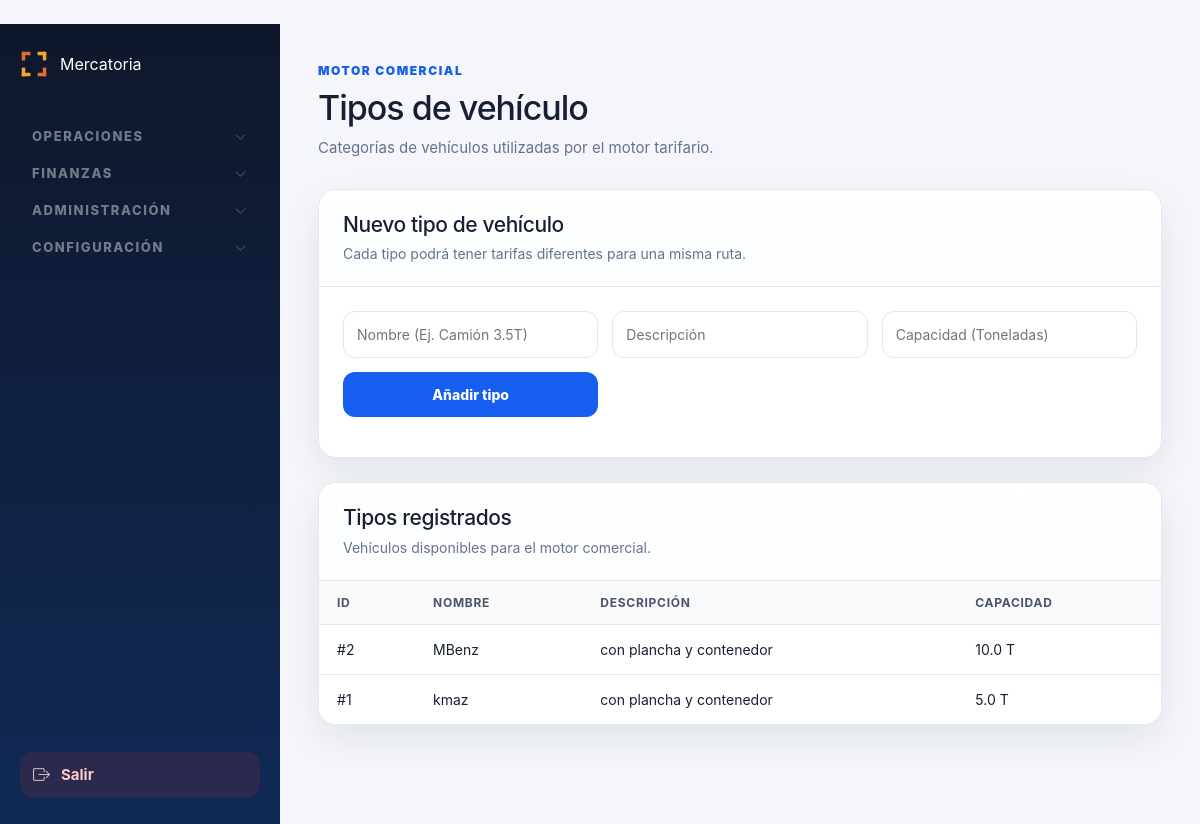
/admin/comercial/vehiculos (signed in), run on an earlier commit of the app's database.
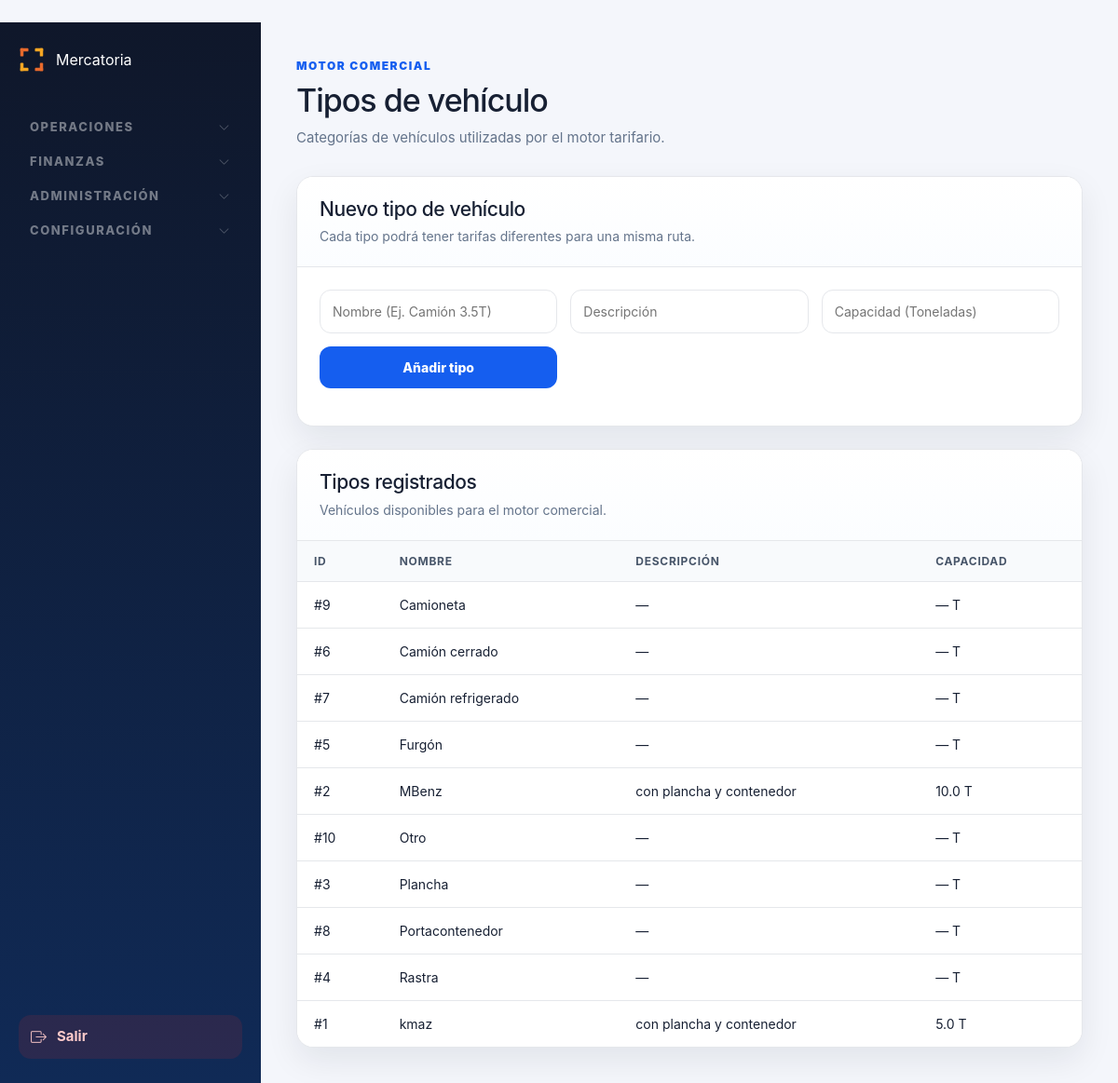
And on a later commit of the database.
### tables this page shows
CREATE TABLE tipos_vehiculo (
        id INTEGER PRIMARY KEY AUTOINCREMENT,
        nombre TEXT NOT NULL UNIQUE,
        descripcion TEXT,
        capacidad_ton REAL,
        activo INTEGER DEFAULT 1
    );

### routes/comercial.py (the view)
@comercial_bp.route("/admin/comercial/vehiculos")
def tipos_vehiculo():
    if not requiere_admin():
        return redirect("/login")
    if not _solo_admin():
        return redirect("/admin?access_error=Sin+permisos+para+acceder+a+Tipos+de+vehículo")
    return render_template(
        "admin/comercial/tipos_vehiculo.html",
        tipos=get_all_tipos_vehiculo()
    )

### app.py (called while the page is built)
@app.before_request
def _record_start_time():
    g.start_time = time.monotonic()

@app.before_request
def _validate_session_role():
    if "user_id" not in session or "rol" not in session:
        return
    try:
        con = conectar()
        cur = con.cursor()
        cur.execute("SELECT rol, activo FROM usuarios WHERE id = ?", (session["user_id"],))
        row = cur.fetchone()
        con.close()
        if not row or not row["activo"]:
            session.clear()
            return
        if row["rol"] != session["rol"]:
            session["rol"] = row["rol"]
    except Exception:
        pass

@app.after_request
def set_security_headers(response):
    response.headers["X-Frame-Options"] = "SAMEORIGIN"
    response.headers["X-Content-Type-Options"] = "nosniff"
    response.headers["X-XSS-Protection"] = "1; mode=block"
    if app.debug:
        ms = (time.monotonic() - getattr(g, "start_time", time.monotonic())) * 1000
        app.logger.debug("[%s] %s %.1fms", request.method, request.path, ms)
    return response

@app.context_processor
def sidebar_badges():
    try:
        conexion = conectar()
        cursor = conexion.cursor()
        cursor.execute("""
            SELECT
                COUNT(*) AS urgentes,
                COUNT(CASE WHEN estado = 'Solicitado' THEN 1 END) AS solicitados
            FROM viajes
            WHERE estado IN ('Pendiente', 'Solicitado')
        """)
        row = cursor.fetchone()
        viajes_urgentes    = row["urgentes"]    if row else 0
        dashboard_urgentes = row["solicitados"] if row else 0
        conexion.close()
    except Exception:
        viajes_urgentes = 0
        dashboard_urgentes = 0
    return dict(
        sidebar_viajes_urgentes=viajes_urgentes,
        sidebar_dashboard_urgentes=dashboard_urgentes,
    )

### database.py (called while the page is built)
def conectar():
    if USE_POSTGRES:
        from database_pg import conectar_pg
        conn = conectar_pg()
        return ConexionWrapper(conn, use_postgres=True)
    else:
        conexion = sqlite3.connect(DATABASE_NAME)
        conexion.row_factory = sqlite3.Row
        return ConexionWrapper(conexion, use_postgres=False)

    def execute(self, sql, params=None):
        if self._use_postgres:
            sql = sql.replace("?", "%s")
        if params is not None:
            return self._cursor.execute(sql, params)
        return self._cursor.execute(sql)

    def fetchone(self):
        return self._cursor.fetchone()

    def fetchall(self):
        return self._cursor.fetchall()

### templates/admin/comercial/tipos_vehiculo.html (shortened to what this page needs)
﻿{% extends "admin/base_admin.html" %}
{% block contenido %}
<div class="page-header">
    <div>
        <span class="eyebrow">Motor Comercial</span>
        <h1>Tipos de vehículo</h1>
        <p>Categorías de vehículos utilizadas por el motor tarifario.</p>
    </div>
</div>
<section class="panel">
    <div class="panel-header">
        <div>
            <h2>Nuevo tipo de vehículo</h2>
            <p>Cada tipo podrá tener tarifas diferentes para una misma ruta.</p>
        </div>
    </div>
    <form method="POST" action="/admin/comercial/vehiculos/nuevo" class="form-grid">
        <input
            name="nombre"
            placeholder="Nombre (Ej. Camión 3.5T)"
            required>
        <input
            name="descripcion"
            placeholder="Descripción">
        <input
            name="capacidad_ton"
            type="number"
            step="0.1"
            placeholder="Capacidad (Toneladas)">
        <button
            type="submit"
            class="btn-submit">
            Añadir tipo
        </button>
    </form>
</section>
<section class="panel panel-spaced">
    <div class="panel-header">
        <div>
            <h2>Tipos registrados</h2>
            <p>Vehículos disponibles para el motor comercial.</p>
        </div>
    </div>
    <div class="table-wrapper">
        <table class="data-table">
            <thead>
                <tr>
                    <th>ID</th>
                    <th>Nombre</th>
                    <th>Descripción</th>
                    <th>Capacidad</th>
                </tr>
            </thead>
            <tbody>
                {% for t in tipos %}
                <tr>
                    <td>#{{ t.id }}</td>
                    <td>{{ t.nombre }}</td>
                    <td>{{ t.descripcion or "—" }}</td>
                    <td>{{ t.capacidad_ton or "—" }} T</td>
                </tr>
                {% else %}
                <tr>
                    <td colspan="4" class="empty-state">
                        No existen tipos de vehículo.
                    </td>
                </tr>
                {% endfor %}
            </tbody>
        </table>
    </div>
</section>
{% endblock %}

### templates/admin/base_admin.html (shortened to what this page needs)
﻿<!DOCTYPE html>
<html lang="es">
<head>
    <link rel="stylesheet" href="https://cdn.jsdelivr.net/npm/bootstrap-icons@1.11.3/font/bootstrap-icons.min.css">
    <link rel="stylesheet" href="https://cdn.jsdelivr.net/npm/bootstrap@5.3.0/dist/css/bootstrap.min.css">
    <link rel="stylesheet" href="/static/css/admin.css?v=5">
</head>
<body>
<div class="app-shell">
    <aside class="sidebar">
        <div class="brand">
            <span class="brand-name">Mercatoria</span>
        </div>
        <nav class="sidebar-nav">
            <div class="nav-group" id="ng-operaciones">
                <button class="nav-group-header">
                    <span>Operaciones</span>
                    <i class="bi bi-chevron-down nav-group-arrow"></i>
                </button>
            </div>
            {% if session.get('rol') == 'admin' %}
            <div class="nav-group" id="ng-finanzas">
                <button class="nav-group-header">
                    <span>Finanzas</span>
                    <i class="bi bi-chevron-down nav-group-arrow"></i>
                </button>
            </div>
            <div class="nav-group" id="ng-administracion">
                <button class="nav-group-header">
                    <span>Administración</span>
                    <i class="bi bi-chevron-down nav-group-arrow"></i>
                </button>
            </div>
            <div class="nav-group" id="ng-configuracion">
                <button class="nav-group-header">
                    <span>Configuración</span>
                    <i class="bi bi-chevron-down nav-group-arrow"></i>
                </button>
            </div>
            {% endif %}
            <a href="/logout" class="nav-item logout">
                <i class="bi bi-box-arrow-right"></i>
                <span>Salir</span>
            </a>
        </nav>
    </aside>
    <main class="main-content">
        {% block contenido %}{% endblock %}
    </main>
</div>
</body>
</html>

### static/css/admin.css (style rules this page uses)
:root { --bg: #f4f6fb; --panel: #ffffff; --panel-soft: #f8fafc; --text: #172033; --muted: #64748b; --primary: #155eef; --primary-dark: #0f3ea8; --border: #e5e7eb; --danger: #dc2626; --success: #16a34a; --warning: #f59e0b; --info: #0891b2; --sidebar: #0f172a; --sidebar-soft: #102a56; --shadow: 0 14px 35px rgba(15, 23, 42, 0.08); --radius: 18px; }
* { box-sizing: border-box; }
body { margin: 0; font-family: Inter, "Segoe UI", Arial, sans-serif; background: var(--bg); color: var(--text); }
.app-shell { display: flex; min-height: 100vh; }
.sidebar { width: 280px; min-height: 100vh; background: linear-gradient(180deg, var(--sidebar) 0%, var(--sidebar-soft) 100%); color: white; padding: 26px 20px; display: flex; flex-direction: column; }
.brand { display: flex; align-items: center; gap: 12px; margin-bottom: 34px; }
.sidebar-nav { display: flex; flex-direction: column; height: 100%; }
.nav-item { display: flex; align-items: center; gap: 11px; padding: 12px 13px; border-radius: 13px; color: rgba(255,255,255,0.82); text-decoration: none; font-size: 15px; font-weight: 650; transition: all 0.18s ease; }
.nav-item i { font-size: 17px; opacity: 0.88; }
.nav-item.logout { margin-top: auto; background: rgba(220, 38, 38, 0.13); color: #fecaca; }
.main-content { flex: 1; padding: 38px; overflow-y: auto; }
.page-header { display: flex; justify-content: space-between; align-items: flex-start; gap: 22px; margin-bottom: 30px; }
.eyebrow { display: inline-flex; margin-bottom: 8px; color: var(--primary); font-size: 12px; font-weight: 900; text-transform: uppercase; letter-spacing: 0.13em; }
.page-header h1 { margin: 0; font-size: 34px; letter-spacing: -1px; }
.page-header p { margin: 8px 0 0; color: var(--muted); font-size: 15px; }
.panel { background: var(--panel); border: 1px solid var(--border); border-radius: var(--radius); box-shadow: var(--shadow); overflow: hidden; }
.panel-header { padding: 22px 24px; border-bottom: 1px solid var(--border); background: linear-gradient(180deg, #ffffff 0%, #fbfdff 100%); }
.panel-header h2 { margin: 0; font-size: 21px; letter-spacing: -0.4px; }
.panel-header p { margin: 6px 0 0; color: var(--muted); font-size: 14px; }
.table-wrapper { width: 100%; overflow-x: auto; }
.data-table { width: 100%; border-collapse: collapse; background: var(--panel); }
.data-table th { background: var(--panel-soft); color: #475569; padding: 14px 18px; text-align: left; font-size: 12px; text-transform: uppercase; letter-spacing: 0.06em; border-bottom: 1px solid var(--border); white-space: nowrap; }
.data-table td { padding: 16px 18px; border-bottom: 1px solid var(--border); font-size: 14px; vertical-align: middle; }
.data-table tr:last-child td { border-bottom: none; }
.panel-spaced { margin-top: 24px; }
.form-grid { padding: 24px; display: grid; grid-template-columns: repeat(auto-fit, minmax(220px, 1fr)); gap: 14px; }
.form-grid input, .form-grid select { width: 100%; padding: 12px 13px; border: 1px solid var(--border); border-radius: 12px; background: white; font-size: 14px; color: var(--text); }
.btn-submit { border: none; border-radius: 12px; background: var(--primary); color: white; font-size: 14px; font-weight: 800; cursor: pointer; padding: 12px 16px; }
.nav-group-header { display: flex; align-items: center; width: 100%; background: none; border: none; color: rgba(255,255,255,0.42); font-size: 13px; font-weight: 800; text-transform: uppercase; letter-spacing: 0.12em; padding: 18px 12px 6px; cursor: pointer; text-align: left; gap: 6px; line-height: 1; }
.nav-group-arrow { margin-left: auto; font-size: 12px; flex-shrink: 0; opacity: 0.7; transition: transform 0.22s ease; }

What changed in the data, as far as the page shows it:
added tipos_vehiculo: id "9", nombre "Camioneta", descripcion "—", capacidad_ton "—"
added tipos_vehiculo: id "6", nombre "Camión cerrado", descripcion "—", capacidad_ton "—"
added tipos_vehiculo: id "7", nombre "Camión refrigerado", descripcion "—", capacidad_ton "—"
added tipos_vehiculo: id "5", nombre "Furgón", descripcion "—", capacidad_ton "—"
added tipos_vehiculo: id "10", nombre "Otro", descripcion "—", capacidad_ton "—"
added tipos_vehiculo: id "3", nombre "Plancha", descripcion "—", capacidad_ton "—"
added tipos_vehiculo: id "8", nombre "Portacontenedor", descripcion "—", capacidad_ton "—"
added tipos_vehiculo: id "4", nombre "Rastra", descripcion "—", capacidad_ton "—"
